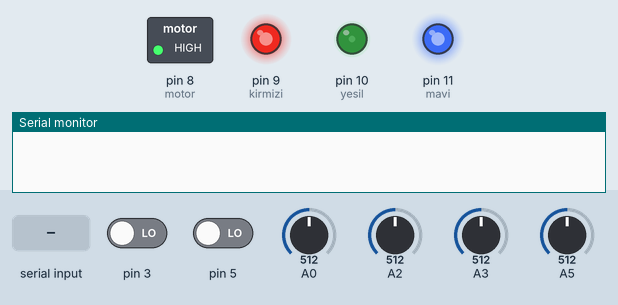
This sketch was run on a simulated Arduino Uno, built with avr-gcc and run on an emulated ATmega328P. On the bench: switched loads named in the sketch (green lamp = pin HIGH), output pins drawn as LEDs (lit = HIGH), the last lines printed to the serial monitor. The inputs (shaded band) are chosen by the test bench; at power-on: A5 = 512, A3 = 512, pin 3 LOW, pin 5 LOW, A0 = 512, A2 = 512. Random numbers use the default seed unless the sketch sets one.

Above: at 1.2 s.
1.3 s: "1" received over Serial
At 3.78 s:
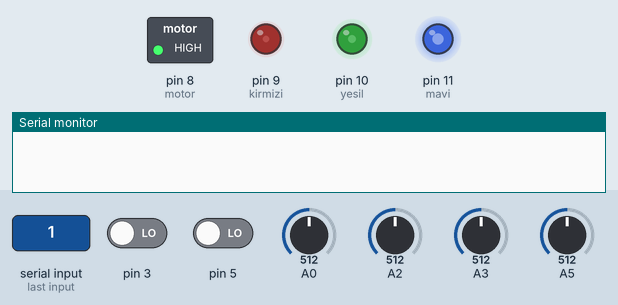
4.3 s: "0" received over Serial
At 4.95 s:
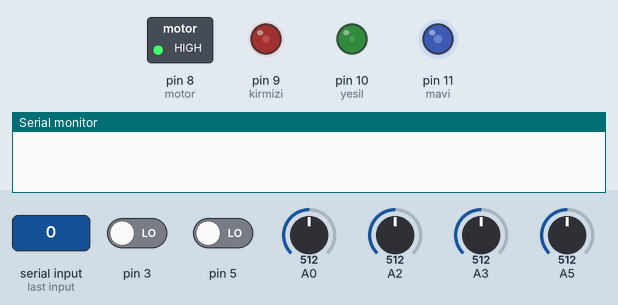
7.3 s: "+" received over Serial
9.2 s: A5 set to 689
12.2 s: A5 set to 708
At 13.4 s:
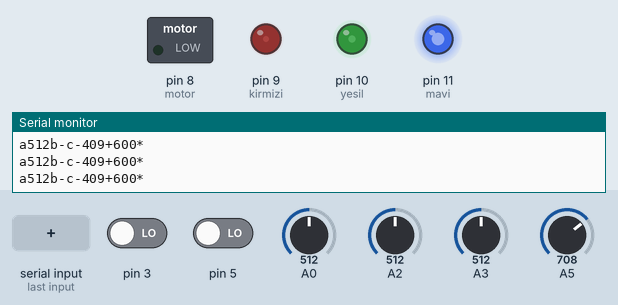
13.7 s: A3 set to 807
At 16.6 s:
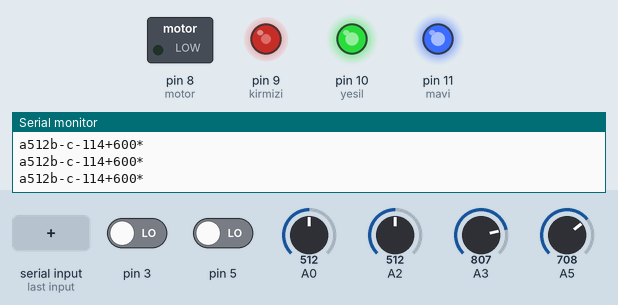
16.7 s: A3 set to 837
Timing chart, 0 to 34.3 s (numbered marks = the images above; inputs shaded):
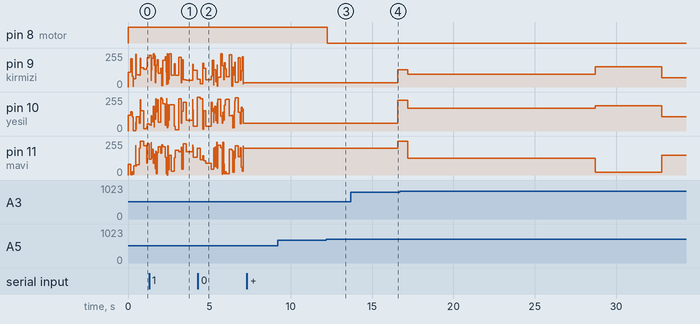

Measured:
- the behaviour switches between 699 and 700 on A5 (found by bisection; images 2 and 3)
- after the input at 12.2 s, pin 8 (motor): HIGH → LOW at once

The sketch:

HeyVJoy.ino
```cpp
#include <Arduino.h>
void setup()
{
   Serial.begin(9600);
   pinMode(8,OUTPUT); //motor
   pinMode(9,OUTPUT);  //kirmizi
   pinMode(10,OUTPUT);  //yesil
   pinMode(11,OUTPUT);  //mavi
}

bool baglanildi;
int baslangic;
void loop()
{
  if (Serial.read() == '+') baglanildi = true;
  else if (baglanildi)
  {
    int girdi = analogRead(A2);
    String yazdir = "";
    // Direksiyon = "a";
    yazdir = "a" + String(analogRead(A0));
    // Vites = "v";
    if (girdi > 1020) yazdir += "b0";
    else if (girdi > 1009) yazdir += "b4";
    else if (girdi > 996) yazdir += "b1";
    else if (girdi > 986) yazdir += "b2";
    else if (girdi > 976) yazdir += "b5";
    else if (girdi > 926) yazdir += "b3";
    else if (girdi > 906) yazdir += "b6";
    else if (girdi > 846) yazdir += "b7";
    else if (digitalRead(3) == 1)  yazdir += "b8";
    else if (digitalRead(5) == 1)  yazdir += "b9";
    else yazdir += "b-";

    yazdir += "c";
    int fren = analogRead(A3);
    yazdir += (fren - 921);
    yazdir += "+";
    int gaz = analogRead(A5);
    yazdir += (gaz - 108);
    Serial.println(yazdir + "*");
    delay(0); //Yenileme Hizi

    if (millis() % random(100,1000) == 0)
    {
      analogWrite(9,random(0,255));
      analogWrite(10,random(0,255));
      analogWrite(11,random(0,255));
    }
    if (gaz < 700 && 275 < fren) digitalWrite(8,1);
    else digitalWrite(8,0);
  }
  else {
    digitalWrite(8,1);
    if (millis() % random(150,1000) == 0)
    {
      analogWrite(9,random(0,255));
      analogWrite(10,random(0,255));
      analogWrite(11,random(0,255));
    }
  }
}
```
